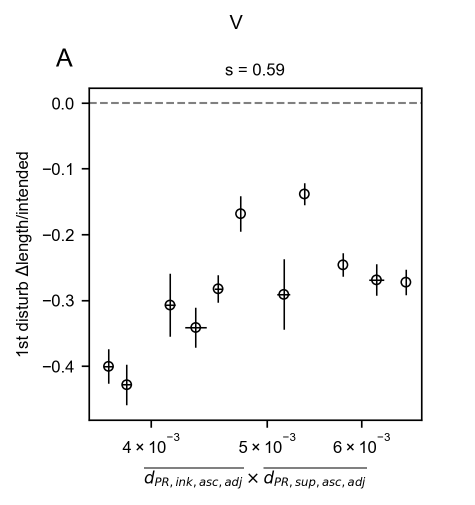
#> input picture ipynb/singleDoubleTriple/.svg.png, 949 x 1009 px (shown at 1/2 size)
$ python -i morph.py   (imports and definitions only)
#> lines starting #> are read from the running program, lines starting #| are printed output that depends on the picture; after the words box and inside, x2 and y2 are one past the last pixel; in counts of white or black regions, pixels touching at a corner belong together
### py/im/imshow.py
#!/usr/bin/env python
'''Functions for displaying images in jupyter notebooks'''

# external packages
from matplotlib import pyplot as plt
import cv2 as cv
from typing import List, Dict, Tuple, Union, Any, TextIO
import logging
import numpy as np

# local packages

# logging
logger = logging.getLogger(__name__)
logger.setLevel(logging.DEBUG)
for s in ['matplotlib', 'imageio', 'IPython', 'PIL']:
    logging.getLogger(s).setLevel(logging.WARNING)
#> further down, picture is the input picture: shape (1009, 949, 3); min 0, max 255, mean 248.2

#----------------------------------------------

# [77 lines left out: functions hideSpines, imshow, not called in this run]


### py/im/morph.py
#!/usr/bin/env python
'''Morphological operations applied to images'''

# external packages
import cv2 as cv
import numpy as np
import os
import sys
import logging
from typing import List, Dict, Tuple, Union, Any, TextIO
import pandas as pd
import matplotlib.pyplot as plt

# local packages
currentdir = os.path.dirname(os.path.realpath(__file__))
sys.path.append(currentdir)
sys.path.append(os.path.dirname(currentdir))
from imshow import imshow

# logging
logger = logging.getLogger(__name__)
# [3 lines not run here, left out]

#----------------------------------------------

def morph(img:np.array, width:int, func:str, iterations:int=1, shape:bool=cv.MORPH_RECT, aspect:float=1, hitBorder:bool=False, **kwargs) -> np.array:
    '''erode, dilate, open, or close. func should be erode, dilate, open, or close. aspect is aspect ratio of the kernel, height/width'''
    if width==0:
        return img
    if not shape in [cv.MORPH_RECT, cv.MORPH_ELLIPSE, cv.MORPH_CROSS]:
        raise NameError('Structuring element must be rect, ellipse, or cross')
    kernel = cv.getStructuringElement(cv.MORPH_RECT,(width, int(width*aspect)))
    if not hitBorder:
        if len(img.shape)==3:
            c = (0,0,0)
        else:
            c = 0
        dy =  int(width*aspect+1)
        dx = int(width+1)
        img = cv.copyMakeBorder(img,dy, dy, dx, dx, cv.BORDER_CONSTANT, None, c)
    if func=='erode':
        img =  cv.erode(img, kernel, iterations = iterations)
    elif func=='dilate':
        img = cv.dilate(img, kernel, iterations = iterations)
    elif func=='open':
        img =  cv.morphologyEx(img, cv.MORPH_OPEN, kernel)
    elif func=='close':
        img =  cv.morphologyEx(img, cv.MORPH_CLOSE, kernel)
    else:
        raise NameError('func must be erode, dilate, open, or close')
    if not hitBorder:
        img = img[dy:-dy, dx:-dx]
    return img


def erode(img:np.array, size:int, **kwargs) -> np.array:
    '''erode an image, given a kernel size. https://docs.opencv.org/3.4/db/df6/tutorial_erosion_dilatation.html'''
    return morph(img, size, 'erode', **kwargs)


def dilate(img:np.array, size:int, **kwargs) -> np.array:
    '''dilate an image, given a kernel size. https://docs.opencv.org/3.4/db/df6/tutorial_erosion_dilatation.html'''
    return morph(img, size, 'dilate', **kwargs)

def openMorph(img:np.array, size:int, **kwargs) -> np.array:
    '''open the image (erode then dilate)'''
    return morph(img, size, 'open', **kwargs)

def closeMorph(img:np.array, size:int, **kwargs) -> np.array:
    '''close the image (dilate then erode)'''
    return morph(img, size, 'close', **kwargs)


########### SEGMENTATION

# [28 lines left out: functions normalize, componentCentroid, componentCentroids, isReentrant, not called in this run]

def imAve(im:np.array) -> float:
    '''average value of image'''
    return im.mean(axis=0).mean(axis=0)

def imMax(im:np.array) -> float:
    '''max value of image'''
    return im.max(axis=0).max(axis=0)

def imMin(im:np.array) -> float:
    '''min value of image'''
    return im.min(axis=0).min(axis=0)

def onlyBorderComponents(thresh:np.array) -> np.array:
    '''only include the components that are touching the border'''
    return cv.subtract(thresh, fillComponents(thresh))

def removeBorders(im:np.array, normalizeIm:bool=True) -> np.array:
    '''remove borders from color image'''
#> called with normalizeIm = True

    # create a background image
    white = imMax(im)
#> white = [255, 255, 255]
    avim = np.ones(shape=im.shape, dtype=np.uint8)*np.uint8(white)
#> avim: shape (1009, 949, 3); every value is 255

    # find the border
    gray = cv.cvtColor(im,cv.COLOR_BGR2GRAY)
    ret, thresh = cv.threshold(gray,0,255,cv.THRESH_BINARY_INV+cv.THRESH_OTSU)
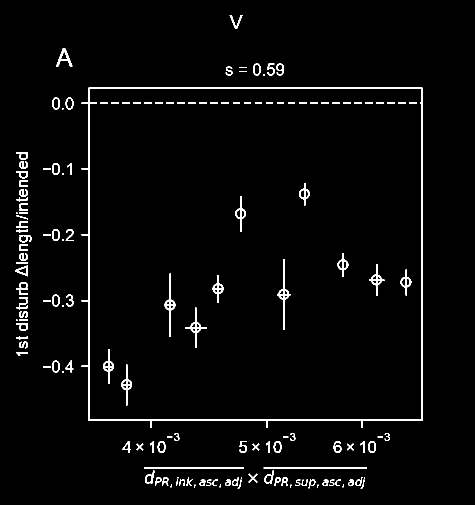
#> thresh: shape (1009, 949) (shown at 1/2 size); 2.7% white; 151 white regions (17 under 20 px), largest, box (x1, y1, x2, y2) and area: (163, 175, 845, 856) 8366, (554, 518, 581, 660) 644, (329, 547, 352, 674) 594
#> ret = 137
#     thresh[:, -100:] = np.ones(shape=(thresh[:, -100:]).shape, dtype=np.uint8)*255 # cutoff right 100 pixels
    thresh[800:, :] = np.ones(shape=(thresh[800:, :]).shape, dtype=np.uint8)*255 # cutoff bottom 100 pixels
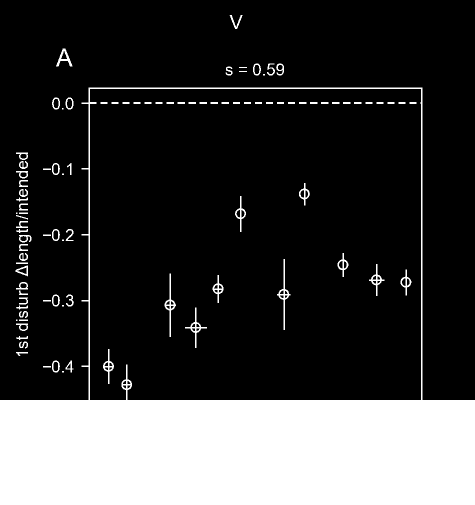
#> thresh: shape (1009, 949) (shown at 1/2 size); 22.7% white; 96 white regions (8 under 20 px), largest, box (x1, y1, x2, y2) and area: (0, 175, 949, 1009) 204758, (554, 518, 581, 660) 644, (329, 547, 352, 674) 594
    thresh = dilate(thresh,10)
#> in morph, `img = cv.copyMakeBorder(img,dy, dy, dx, dx, cv.BORDER_CONSTANT, None, c)`:
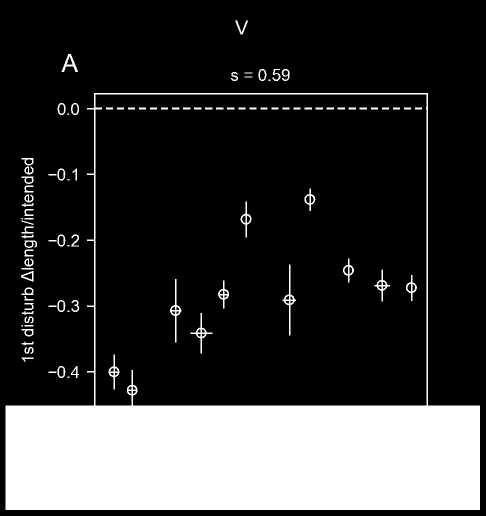
#> img: shape (1031, 971) (shown at 1/2 size); 21.7% white; 96 white regions (8 under 20 px), largest, box (x1, y1, x2, y2) and area: (11, 186, 960, 1020) 204758, (565, 529, 592, 671) 644, (340, 558, 363, 685) 594
#> in morph, `img = cv.dilate(img, kernel, iterations = iterations)`:
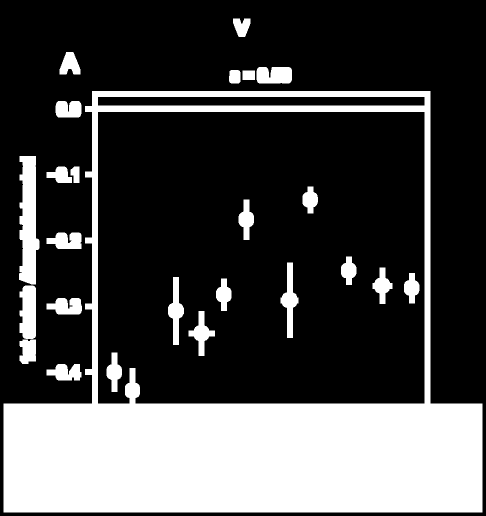
#> img: shape (1031, 971) (shown at 1/2 size); 28.3% white; 25 white regions, largest, box (x1, y1, x2, y2) and area: (7, 182, 965, 1025) 242327, (38, 312, 79, 569) 7626, (39, 571, 72, 678) 3100
#> in morph, `img = img[dy:-dy, dx:-dx]`:
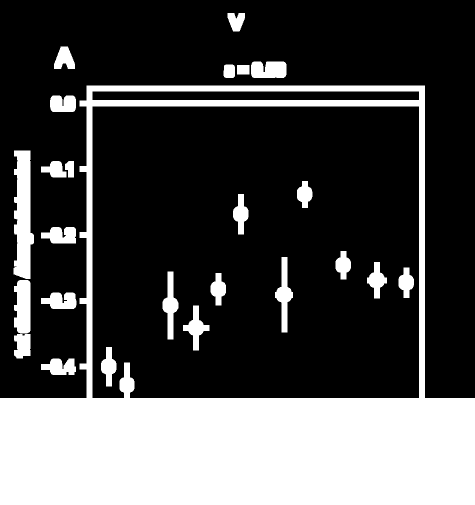
#> img: shape (1009, 949) (shown at 1/2 size); 28.9% white; 25 white regions, largest, box (x1, y1, x2, y2) and area: (0, 171, 949, 1009) 235620, (27, 301, 68, 558) 7626, (28, 560, 61, 667) 3100
    thresh = onlyBorderComponents(thresh)
    thresh = cv.medianBlur(thresh,31)

    t_inv = cv.bitwise_not(thresh)

    # remove border from image
    imNoBorder = cv.bitwise_and(im,im,mask = t_inv)
    # create background-colored border
    border = cv.bitwise_and(avim,avim,mask = thresh)
    # combine images
    adjusted = cv.add(imNoBorder, border)
    if normalizeIm:
        adjusted = normalize(adjusted)
    return adjusted

# [104 lines left out: functions verticalFilter, removeBlack, imchannel, removeChannel, white_balance, removeDust and 2 more, not called in this run]

>>> import cv2
>>> picture = cv2.imread('../../ipynb/singleDoubleTriple/.svg.png')
#> (the run stopped early here; a loop or call above may not have finished)
